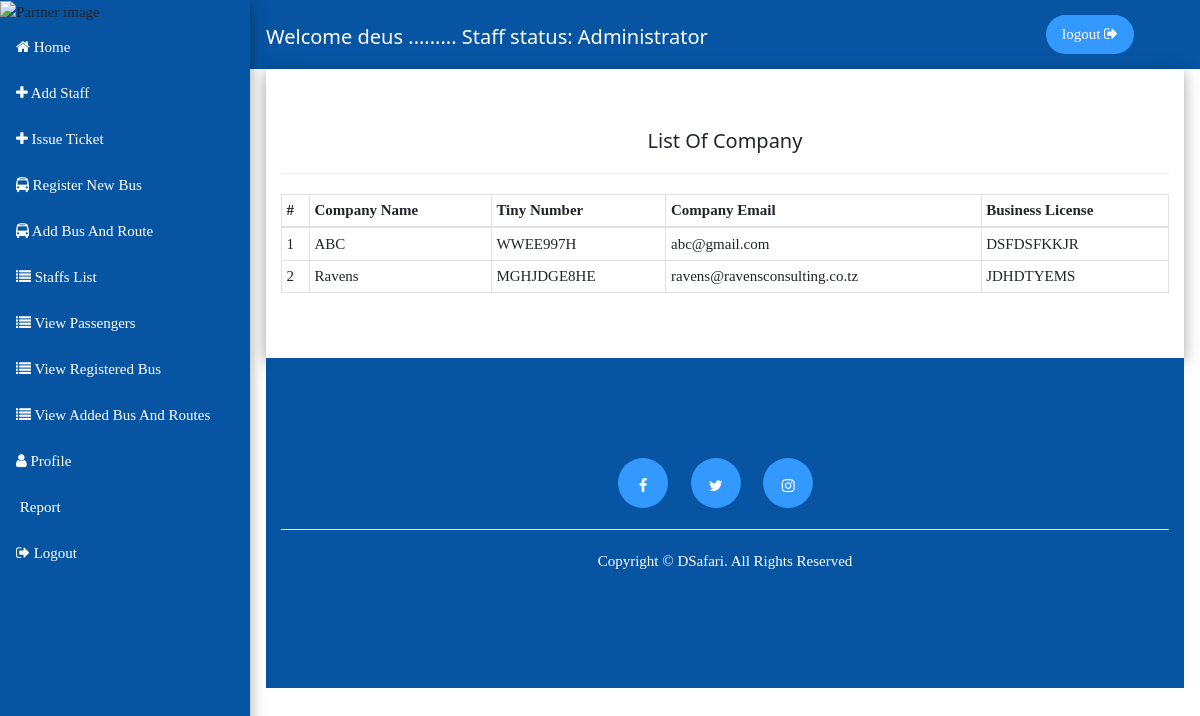
/dashboard/company_list/ (signed in), run on the app's committed database.
### dashboard/models.py (models this page shows, shortened)
class CompanyStaff(models.Model):
    staffStatus = (
        ('Receptionist','Receptionist'),
        ('Driver','Driver'),('Assistant','Assistant'),
        ('Cargo-owner','Cargo-owner'),('Administrator','Administrator')
    )
    user = models.OneToOneField(User, related_name='user', on_delete = models.CASCADE)
    company_name = models.CharField(max_length = 50)
    phone_number = models.CharField(max_length = 20)
    staff_status = models.CharField(max_length = 100, choices = staffStatus)
    class Meta:
        verbose_name_plural = "Company Staff"

class CompanyInformation(models.Model):
    company_name = models.CharField(max_length = 100)
    tiny_number = models.CharField(max_length = 100)
    email_address = models.EmailField(max_length = 100)
    phone_number = models.CharField(max_length = 20)
    business_license = models.CharField(max_length = 100)
    class Meta:
        verbose_name_plural = "Company Information"

### dashboard/views.py (the view)
@login_required(login_url = '/dashboard/user/auth/login/')
def company_list(request):
    p = get_object_or_404(User, id = request.user.id)
    status = p.user.staff_status
    print(status)
    company_list = CompanyInformation.objects.all()
    context = {
        'company_list':company_list,
        'profile':p,
        'status':status
    }
    return render(request, 'dashboard/company_list.html', context)

### dashboard/templates/dashboard/company_list.html (shortened to what this page needs)
{% extends "dashboard/base_dashboard.html" %}
{% block content%}
<div class="view_bus_container w3-card-4">
  <div class="container">
    <h1>List of Company</h1>
    <hr>
    <div class="row">
      <div class="col-md-12">
        <div class="table-responsive">
          <table class="table table-bordered table-sm">
            <thead>
              <tr>
                <th scope="col">#</th>
                <th scope="col">Company Name</th>
                <th scope="col">Tiny Number</th>
                <th scope="col">Company Email</th>
                <th scope="col">Business License</th>
              </tr>
            </thead>
            <tbody>
              {% for companies in company_list %}
                <tr>
                  <td>{{companies.id}}</td>
                  <td>{{companies.company_name}}</td>
                  <td>{{companies.tiny_number}}</td>
                  <td>{{companies.email_address}}</td>
                  <td>{{companies.business_license}}</td>
                </tr>
              {% endfor %}
            </tbody>
          </table>
        </div>
      </div>
    </div>
  </div>
</div>
{% endblock  %}

### dashboard/templates/dashboard/base_dashboard.html (shortened to what this page needs)
<!DOCTYPE html>
<html lang="en">
<head>
    {% load staticfiles %}
    <link rel="stylesheet" href="{% static 'customer/css/bootstrap.min.css' %}">
    <link rel="stylesheet" href="{% static 'customer/css/w3file.css' %}">
    <link rel="stylesheet" href="{% static 'customer/css/css.css' %}">
    <link rel="stylesheet" href="{% static 'customer/fontawesome/css/font-awesome.min.css' %}">
    <link rel="stylesheet" href="{% static 'customer/jqueryui/jquery-ui.css' %}">
</head>
<body>
    {% if request.user.is_authenticated %}
    <div class="w3-sidebar w3-bar-block w3-collapse w3-card-4 side_navigation_dashboard" style="width:250px;" id="mySidebar">
      <img src="/static/customer/images/img2.jpg" alt="Partner image" class="img-fluid">
        {% if status == 'Driver' %}
        <a href="{% url 'home_dashboard' %}" class="w3-bar-item w3-button"><i class="fa fa-home"></i> Home</a>
        <a href="{% url 'new_company_dashboard' %}" class="w3-bar-item w3-button"><i class="fa fa-university"></i> Register New Company</a>
        <a href="{% url 'company_list' %}" class="w3-bar-item w3-button"><i class="fa fa-list"></i> Company List</a>
        <a href="{% url 'report_dashboard' %}" class="w3-bar-item w3-button"><i class="fa fa-pdf"></i> report</a>
        <a href="{% url 'logout_user' %}" class="w3-bar-item w3-button"><i class="fa fa-sign-out"></i> logout</a>
        {% elif status == 'Administrator' %}
        <a href="{% url 'home_dashboard' %}" class="w3-bar-item w3-button"><i class="fa fa-home"></i> Home</a>
        <a href="{% url 'new_staff_dashboard' %}" class="w3-bar-item w3-button"><i class="fa fa-plus"></i> Add staff</a>
        <a href="{% url 'new_customer_dashboard' %}" class="w3-bar-item w3-button"><i class="fa fa-plus"></i> Issue Ticket</a>
        <a href="{% url 'register_bus_dashboard' %}" class="w3-bar-item w3-button"><i class="fa fa-bus"></i> Register New bus</a>
        <a href="{% url 'add_bus_dashboard' %}" class="w3-bar-item w3-button"><i class="fa fa-bus"></i> Add bus and Route</a>
        <a href="{% url 'staffs_list_dashboard' %}" class="w3-bar-item w3-button"><i class="fa fa-list"></i> Staffs List</a>
        <a href="{% url 'view_customer_dashboard' %}" class="w3-bar-item w3-button"><i class="fa fa-list"></i> View Passengers</a>
        <a href="{% url 'view_bus_dashboard' %}" class="w3-bar-item w3-button"><i class="fa fa-list"></i> View registered bus</a>
        <a href="{% url 'view_added_bus_dashboard' %}" class="w3-bar-item w3-button"><i class="fa fa-list"></i> View added bus and routes</a>
        <a href="{% url 'profile_dashboard' %}" class="w3-bar-item w3-button"><i class="fa fa-user"></i> Profile</a>
        <a href="{% url 'report_dashboard' %}" class="w3-bar-item w3-button"> report</a>
        <a href="{% url 'logout_user' %}" class="w3-bar-item w3-button"><i class="fa fa-sign-out"></i> logout</a>
        {% endif%}
    </div>
    <div class="w3-main" style="margin-left:250px">
      <div class="dashboard_header">
        <div class="w3-container">
          <div class="welcome_header">
            <h1>Welcome {{user.username}} ......... Staff status: {{profile.user.staff_status}} </h1>
          </div>
          <div class="logout">
             <p><a href="{% url 'logout_user' %}" class="w3-bar-item w3-button">logout <i class="fa fa-sign-out"></i></a></p>
          </div>
        </div>
      </div>
      <div class="w3-container">
        {% block content %}{% endblock %}
        {% include "digital_safari/footer.html" %}
      </div>
    </div>
  {% else %}
  <div class="login-again" style="text-align:center; margin: 200px auto;">
      <center><p><a href="{% url 'login_user_dashboard' %}" style="text-decoration:none; height: 50px;padding-top:10px;font-weight:bold" class="btn btn-info btn-sm">Click here to login again</a></p></center>
  </div>
  {% endif %}
</body>
</html>

### customer/static/customer/css/w3file.css (style rules this page uses)
html { box-sizing:border-box }
*,*:before,*:after { box-sizing:inherit }
html { -ms-text-size-adjust:100%;-webkit-text-size-adjust:100% }
body { margin:0 }
a { background-color:transparent;-webkit-text-decoration-skip:objects }
img { border-style:none }
hr { box-sizing:content-box;height:0;overflow:visible }
html,body { font-family:Verdana,sans-serif;font-size:15px;line-height:1.5 }
html { overflow-x:hidden }
h1 { font-size:36px }
h1,h2,h3,h4,h5,h6 { font-family:"Segoe UI",Arial,sans-serif;font-weight:400;margin:10px 0 }
hr { border:0;border-top:1px solid #eee;margin:20px 0 }
img { vertical-align:middle }
a { color:inherit }
.w3-btn,.w3-button { border:none;display:inline-block;padding:8px 16px;vertical-align:middle;overflow:hidden;text-decoration:none;color:inherit;background-color:inherit;text-align:center;cursor:pointer;white-space:nowrap }
.w3-btn,.w3-button { -webkit-touch-callout:none;-webkit-user-select:none;-khtml-user-select:none;-moz-user-select:none;-ms-user-select:none;user-select:none }
.w3-sidebar { height:100%;width:200px;background-color:#fff;position:fixed!important;z-index:1;overflow:auto }
.w3-main,#main { transition:margin-left .4s }
.w3-bar-block .w3-bar-item { width:100%;display:block;padding:8px 16px;text-align:left;border:none;white-space:normal;float:none;outline:0 }
.w3-container:after,.w3-container:before,.w3-panel:after,.w3-panel:before,.w3-row:after,.w3-row:before,.w3-row-padding:after,.w3-row-padding:before, .w3-cell-row:before,.w3-cell-row:after,.w3-clear:after,.w3-clear:before,.w3-bar:before,.w3-bar:after { content:"";display:table;clear:both }
@media (min-width:993px) { .w3-sidebar.w3-collapse { display:block!important } }
.w3-container,.w3-panel { padding:0.01em 16px }
.w3-card-4,.w3-hover-shadow:hover { box-shadow:0 4px 10px 0 rgba(0,0,0,0.2),0 4px 20px 0 rgba(0,0,0,0.19) }

### customer/static/customer/css/css.css (style rules this page uses)
* { font-family: calibri; }
.dashboard_header { background-color: #0654a2; }
.dashboard_header h1 { color: #fff; font-size: 20px; text-align: center; }
.welcome_header { float: left; padding-top: 15px; }
.logout { float: right; }
.logout { padding-right: 50px; padding-top: 15px; color: #fff; font-size: 15px; }
.logout p a { text-decoration: none; border-radius: 20px; background: #3399ff; }
.side_navigation_dashboard { background: #0654a2; }
.side_navigation_dashboard a { text-decoration: none; line-height: 30px; color: #fff; font-size: 15px; text-transform: capitalize; }
.view_bus_container { padding: 50px 0px; }
.view_bus_container h1 { text-align: center; text-transform: capitalize; font-size: 20px; }

### data on the page
CompanyInformation: id "1", company_name "ABC", tiny_number "WWEE997H", email_address "abc@gmail.com", business_license "DSFDSFKKJR"
CompanyInformation: id "2", company_name "Ravens", tiny_number "MGHJDGE8HE", email_address "ravens@ravensconsulting.co.tz", business_license "JDHDTYEMS"

### other printed values
{{ user.username }} "deus"
{{ profile.user.staff_status }} "Administrator"
